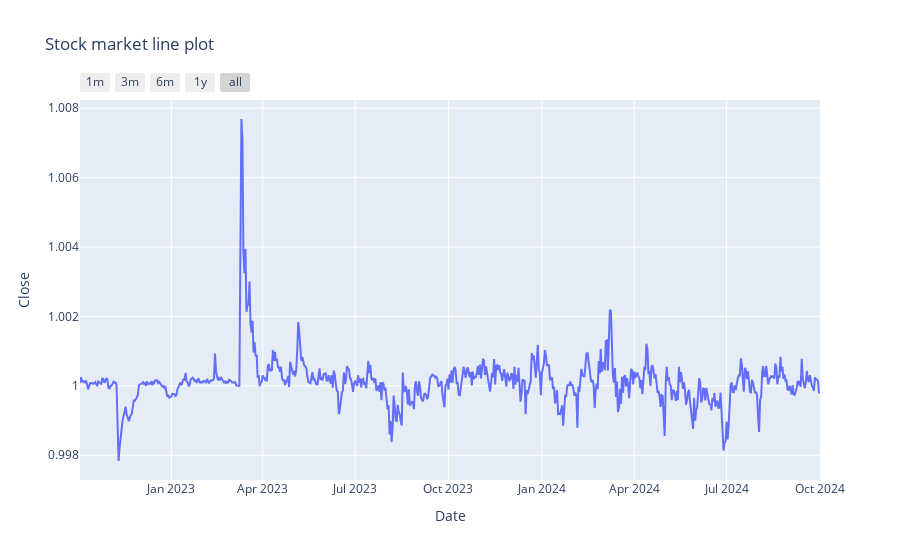

Write notebook code for a chart like this one.
### Code cell
fig = px.line(data_frame = stock_data, x=stock_data.index, y='Close', title= 'Stock market line plot')
fig.update_xaxes(
    rangeselector=dict(
        buttons=list([
            dict(count=1, label="1m", step="month", stepmode="backward"),
            dict(count=3, label="3m", step="month", stepmode="backward"),
            dict(count=6, label="6m", step="month", stepmode="backward"),
            dict(count=1, label="1y", step="year", stepmode="backward"),
            dict(step="all")
        ])
    )
)
fig.show()

### Figure 1 — Plotly figure (JSON) as saved in the notebook; plotly's stock layout.template omitted (floating-point values rounded to 4 significant figures; data arrays with more than 128 entries replaced by an {"elided": "..."} marker saying what was removed)
{"data": [{"hovertemplate": "Date=%{x}<br>Close=%{y}<extra></extra>", "legendgroup": "", "line": {"color": "#636efa", "dash": "solid"}, "marker": {"symbol": "circle"}, "mode": "lines", "name": "", "orientation": "v", "showlegend": false, "type": "scatter", "x": {"elided": "730 str values"}, "xaxis": "x", "y": {"elided": "730 float values"}, "yaxis": "y"}], "layout": {"legend": {"tracegroupgap": 0}, "title": {"text": "Stock market line plot"}, "xaxis": {"anchor": "y", "domain": [0, 1], "rangeselector": {"buttons": [{"count": 1, "label": "1m", "step": "month", "stepmode": "backward"}, {"count": 3, "label": "3m", "step": "month", "stepmode": "backward"}, {"count": 6, "label": "6m", "step": "month", "stepmode": "backward"}, {"count": 1, "label": "1y", "step": "year", "stepmode": "backward"}, {"step": "all"}]}, "title": {"text": "Date"}}, "yaxis": {"anchor": "x", "domain": [0, 1], "title": {"text": "Close"}}}}
